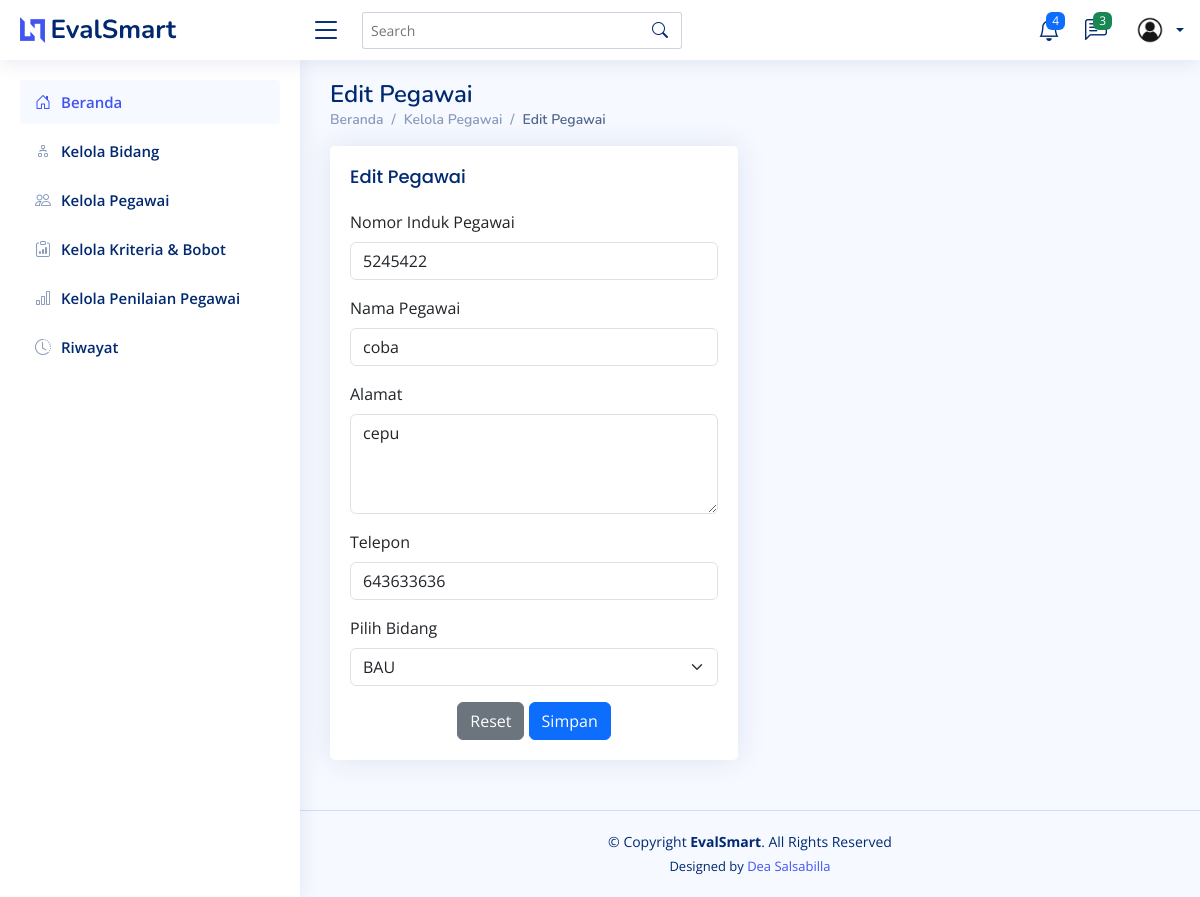
/pegawai/edit-pegawai/9/, run on the app's committed database.
### testing/models.py (models this page shows, shortened)
class Pegawai(models.Model):
    id = models.AutoField(primary_key=True)  # ID otomatis
    nomor_induk = models.CharField(max_length=20, unique=True)  # Nomor induk pegawai
    nama = models.CharField(max_length=100)  # Nama pegawai
    alamat = models.TextField()  # Alamat pegawai
    no_telp = models.CharField(max_length=15)  # Nomor telepon pegawai
    bidang = models.ForeignKey(Bidang, on_delete=models.CASCADE)  # Relasi ke tabel Bidang
    class Meta:
        verbose_name_plural = "Pegawai"
        ordering = ['nama']

class Bidang(models.Model):
    id = models.AutoField(primary_key=True)
    nama = models.CharField(max_length=255)
    class Meta:
        verbose_name_plural = "Bidang"
        ordering = ['id']

### testing/views.py (the view, shortened to what this page needs)
# urls.py: path('pegawai/edit-pegawai/<int:pegawai_id>/', views.edit_pegawai, name='edit_pegawai'),
def edit_pegawai(request, pegawai_id):
    pegawai = get_object_or_404(Pegawai, id=pegawai_id)  # Ambil data pegawai berdasarkan ID
    bidang_list = Bidang.objects.all()  # Ambil semua bidang untuk dropdown
    return render(request, 'edit_pegawai.html', {'pegawai': pegawai, 'bidang_list': bidang_list})

### testing/templates/edit_pegawai.html (shortened to what this page needs)
<!DOCTYPE html>
<html lang="en">
  <head>
    {% load static %}
    <link href="{% static 'assets/vendor/bootstrap/css/bootstrap.min.css' %}" rel="stylesheet" />
    <link href="{% static 'assets/vendor/bootstrap-icons/bootstrap-icons.css' %}" rel="stylesheet" />
    <link href="{% static 'assets/vendor/boxicons/css/boxicons.min.css' %}" rel="stylesheet" />
    <link href="{% static 'assets/vendor/quill/quill.snow.css' %}" rel="stylesheet" />
    <link href="{% static 'assets/vendor/quill/quill.bubble.css' %}" rel="stylesheet" />
    <link href="{% static 'assets/vendor/remixicon/remixicon.css' %}" rel="stylesheet" />
    <link href="{% static 'assets/vendor/simple-datatables/style.css' %}" rel="stylesheet" />
    <link href="{% static 'assets/css/style.css' %}" rel="stylesheet" />
  </head>
  <body>
    {% include 'partials/header.html' %}
    {% include 'partials/sidebar.html' %}
    <main id="main" class="main">
      <div class="pagetitle">
        <h1>Edit Pegawai</h1>
        <nav>
          <ol class="breadcrumb">
            <li class="breadcrumb-item">
              <a href="{% url 'home' %}">Beranda</a>
            </li>
            <li class="breadcrumb-item">Kelola Pegawai</li>
            <li class="breadcrumb-item active">Edit Pegawai</li>
          </ol>
        </nav>
      </div>
      <section class="section">
        <div class="row">
          <div class="col-lg-6">
            <div class="card">
              <div class="card-body">
                <h5 class="card-title">Edit Pegawai</h5>
                <form class="row g-3" method="post">
                    <div class="col-12">
                        <label for="nomor_induk" class="form-label">Nomor Induk Pegawai</label>
                        <input type="number" class="form-control" id="nomor_induk" name="nomor_induk" value="{{ pegawai.nomor_induk }}" required />
                    </div>
                    <div class="col-12">
                        <label for="nama_pegawai" class="form-label">Nama Pegawai</label>
                        <input type="text" class="form-control" id="nama_pegawai" name="nama_pegawai" value="{{ pegawai.nama }}" required />
                    </div>
                    <div class="col-12">
                        <label for="alamat" class="form-label">Alamat</label>
                        <textarea class="form-control" id="alamat" style="height: 100px" name="alamat" required>{{ pegawai.alamat }}</textarea>
                    </div>
                    <div class="col-12">
                        <label for="no_hp" class="form-label">Telepon</label>
                        <input type="number" class="form-control" id="no_hp" name="no_hp" value="{{ pegawai.no_telp }}" required />
                    </div>
                    <div class="col-12">
                        <label for="pilih_bidang" class="form-label">Pilih Bidang</label>
                        <select class="form-select" id="pilih_bidang" name="pilih_bidang" required>
                            {% for bidang in bidang_list %}
                                <option value="{{ bidang.id }}" {% if bidang.id == pegawai.bidang.id %}selected{% endif %}>
                                    {{ bidang.nama }}
                                </option>
                            {% endfor %}
                        </select>
                    </div>
                    <div class="text-center">
                        <button type="reset" class="btn btn-secondary">Reset</button>
                        <button type="submit" class="btn btn-primary">Simpan</button>
                    </div>
                </form>
            </div>
            </div>
          </div>
        </div>
      </section>
    </main>
    {% include 'partials/footer.html' %}
  </body>
</html>

### testing/static/assets/css/style.css (style rules this page uses)
:root { scroll-behavior: smooth; }
body { font-family: "Open Sans", sans-serif; background: #f6f9ff; color: #444444; }
a { color: #4154f1; text-decoration: none; }
h1, h2, h3, h4, h5, h6 { font-family: "Nunito", sans-serif; }
#main { margin-top: 60px; padding: 20px 30px; transition: all 0.3s; }
.pagetitle { margin-bottom: 10px; }
.pagetitle h1 { font-size: 24px; margin-bottom: 0; font-weight: 600; color: #012970; }
.card { margin-bottom: 30px; border: none; border-radius: 5px; box-shadow: 0px 0 30px rgba(1, 41, 112, 0.1); }
.card-title { padding: 20px 0 15px 0; font-size: 18px; font-weight: 500; color: #012970; font-family: "Poppins", sans-serif; }
.card-body { padding: 0 20px 20px 20px; }
.breadcrumb { font-size: 14px; font-family: "Nunito", sans-serif; color: #899bbd; font-weight: 600; }
.breadcrumb a { color: #899bbd; transition: 0.3s; }
.breadcrumb .breadcrumb-item::before { color: #899bbd; }
.breadcrumb .active { color: #51678f; font-weight: 600; }
@media (min-width: 1200px) { #main, #footer { margin-left: 300px; } }

### data on the page
Pegawai: nomor_induk "5245422", nama_pegawai "coba", alamat "cepu", no_hp "643633636", pilih_bidang "BAU"
